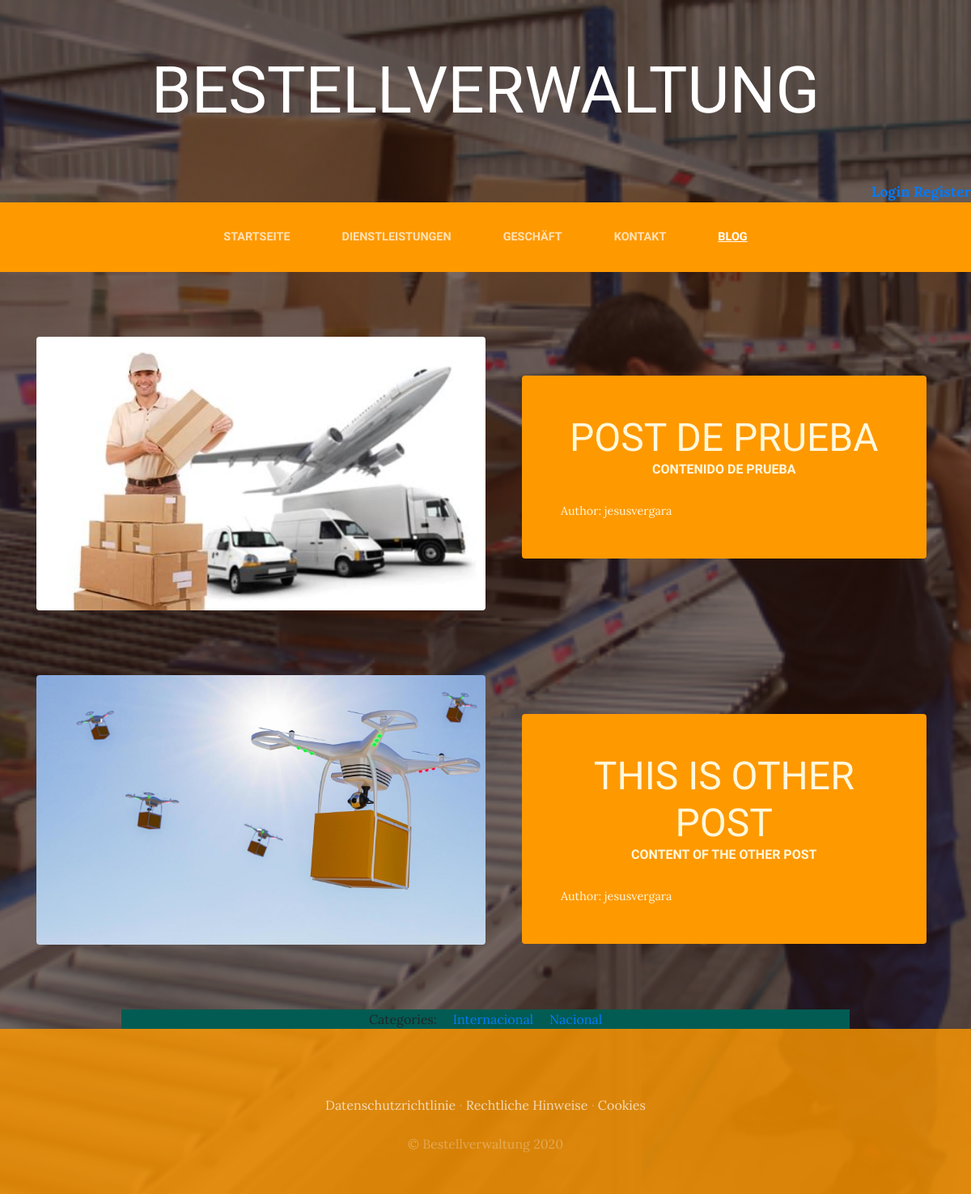
Screenshot of /blog/ with the database file from the repository.
### blog/models.py (models this page shows, shortened)
class Post(models.Model):
    title=models.CharField(max_length=50)
    content=models.CharField(max_length=50)
    image=models.ImageField(upload_to='blog', null=True, blank=True)
    author=models.ForeignKey(User, on_delete=models.CASCADE)
    categories=models.ManyToManyField(Categories)
    created=models.DateTimeField(auto_now_add=True)
    updated=models.DateTimeField(auto_now_add=True)
    class Meta:
        verbose_name='post'
        verbose_name_plural='posts'

class Categories(models.Model):
    name=models.CharField(max_length=50)
    created=models.DateTimeField(auto_now_add=True)
    updated=models.DateTimeField(auto_now_add=True)
    class Meta:
        verbose_name='category'
        verbose_name_plural='categories'
    def __str__(self):
        return self.name

### blog/views.py (the view)
# urls.py: 2. Add a URL to urlpatterns:  path('blog/', include('blog.urls'))
def blog(request):
    post_=Post.objects.all()
    return render(request, 'blog/blog.html', {'posts': post_})

### basket/context_processor.py (called while the page is built)
def total_basket(request):
    _total=0
    """if request.user.is_authenticated:
        for key, value in request.session["basket"].items():
            _total = _total+(float(value["price"]))
            return {"total_basket": _total}
    else:"""
    return {"total_basket": _total}

### blog/Templates/blog/blog.html
{% extends "ProyectoWebApp/base.html" %}
{% load static %}
{% block content %}
{% if posts %}
<ul style="list-style-type: none; padding: 0;">
    {% for post in posts %}
    <section class="page-section clearfix">
        <div class="container">
            <div class="intro">
                <img class="intro-img img-fluid mb-3 mb-lg-0 rounded"
                    src="{% if post.image %} {{post.image.url}} {% endif %}" style="width: 50%;" alt="">
                <div class="intro-text left-0 text-center bg-faded p-5 rounded">
                    <h2 class="section-heading mb-4">
                        <span class="section-heading-lower">{{post.title}}</span>
                        <span class="section-heading-upper">{{post.content}}</span>
                    </h2>
                    <div style="text-align: left;  font-size: 0.9rem;">
                        Author: {{post.author}}
                    </div>
                </div>
            </div>
        </div>
    </section>
    {% endfor %}
</ul>
{% else %}
<p>There are no posts</p>
{% endif %}
<div style="width: 75%; margin: auto; height: auto; display: flex; flex-wrap: wrap; justify-content: center; align-items: center; gap: 20px; background-color: rgb(2, 92, 83);">
    Categories:
    {% for post in posts %}
    {% for cat in post.categories.all %}
    <a href="{% url 'categories' cat.id %}" >{{cat}}</a>
    {% endfor %}
    {% endfor %}
</div>
{% endblock %}

### ProyectoWebApp/static/ProyectoWebApp/css/gestion.css (style rules this page uses)
body { font-family: 'Lora'; background: linear-gradient(rgba(47, 23, 15, 0.65), rgba(47, 23, 15, 0.65)), url("../img/bg_main.jpg"); background-attachment: fixed; background-position: center; background-size: cover; }
h1, h2, h3, h4, h5, h6 { font-family: 'Raleway'; }
.page-section { margin-top: 5rem; margin-bottom: 5rem; }
.section-heading { text-transform: uppercase; }
.section-heading .section-heading-upper { display: block; font-size: 1rem; font-weight: 800; padding-bottom: .5rem; }
.section-heading .section-heading-lower { display: block; font-size: 3rem; font-weight: 100; }
.bg-faded { background-color: rgba(255, 255, 255, 0.85); }
.intro { position: relative; }
@media (min-width: 992px) { .intro .intro-img { width: 75%; float: left; } }
@media (min-width: 992px) { .intro .intro-text { left: 600; width: 60%; margin-top: 3rem; background-color: rgba(255, 153, 0); color: cornsilk; position: absolute; } }
@media (min-width: 1200px) { .intro .intro-text { width: 45%; } }

### rows the page displays
Post: image (picture), title "POST DE PRUEBA", content "CONTENIDO DE PRUEBA", author "jesusvergara"
Post: image (picture), title "THIS IS OTHER POST", content "CONTENT OF THE OTHER POST", author "jesusvergara"
Categories: name "Internacional"
Categories: name "Nacional"
